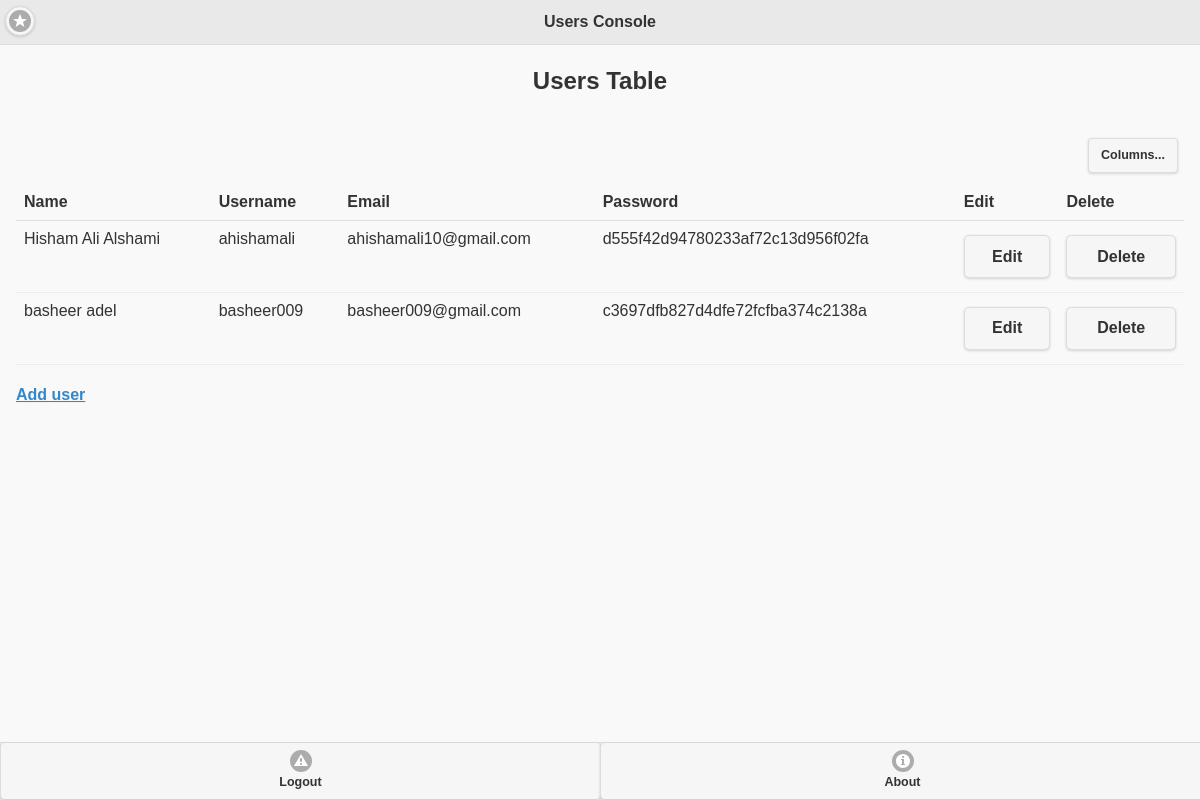
/usersconfig.php, run on an earlier commit of the app's database.
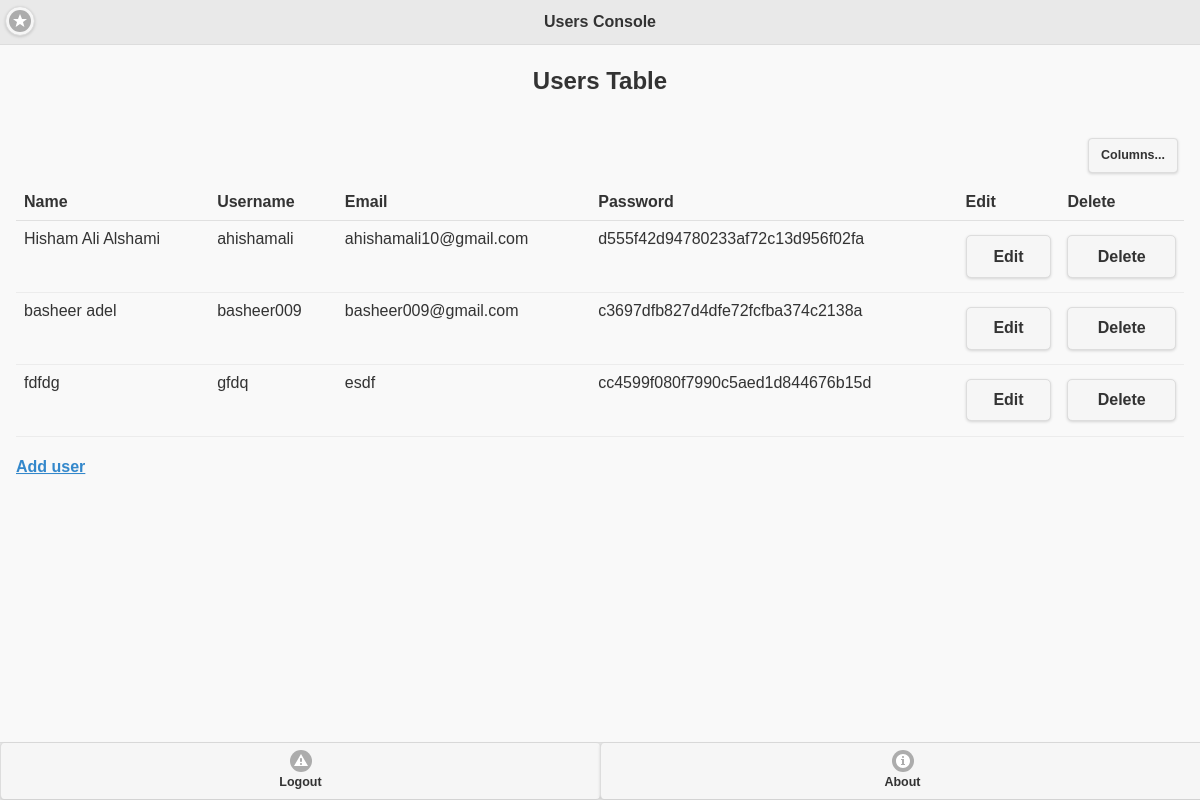
And on a later commit of the database.
### tables this page shows
CREATE TABLE IF NOT EXISTS `users` (
  `id` int(2) NOT NULL AUTO_INCREMENT,
  `name` varchar(50) NOT NULL,
  `username` varchar(70) DEFAULT NULL,
  `email` varchar(100) DEFAULT NULL,
  `password` varchar(100) NOT NULL,
  PRIMARY KEY (`id`)
);

### usersconfig.php (called while the page is built, shortened)
<?php
include '/include/config.php';
$sql = "select id, name , username, email, password from users";
$result = mysqli_query($link, $sql);
$users_list = array();
while($rows = mysqli_fetch_array($result))
{
    $users_list[] = array('id' => $rows['id'],
                            'name' => $rows['name'],
							'username' => $rows['username'],
							'email' => $rows['email'],
							'password' => $rows['password']);
}
include 'userslist.php';
exit();
?>

### userslist.php (the view, shortened to what this page needs)
<?php
include_once 'usersconfig.php';
?>
<!DOCTYPE html>
<html>
<head>
	<link rel="stylesheet" href="_/css/jquery.mobile-1.4.5.min.css" />
	<link rel="stylesheet" href="_/css/mystyles.css" />
</head>
<body>
	<div id="universities" data-role="page" data-title="YUG: User Console">
    	<div data-role="header" data-position="fixed" data-id="header">
        	<h1>Users Console</h1>
            <a href="admin.php" data-role="button" data-ajax="false" data-iconpos="notext" data-icon="star">Admin</a>
        </div>
		<h2 class="head1" align="center">Users Table</h2>
		<div data-role="main" data-mini="true" class="ui-content" >
		<table data-role="table" class="ui-responsive table-stroke" data-mode="columntoggle" id="myTable">
				<thead>
					<tr>
						<th>Name</td>
                        <th data-priority="1">Username</th>
                        <th data-priority="2">Email</th>
                        <th data-priority="1">Password</th>
						<th>Edit</th><th>Delete</th>
					</tr>
				</thead>
				<tbody>
					<?php foreach($users_list as $row) : ?>
						<tr>
							<td>
								<?php echo $row["name"]; ?>
							</td>
                            <td>
								<?php echo $row["username"]; ?>
							</td>
                            <td>
								<?php echo $row["email"]; ?>
							</td>
                            <td>
								<?php echo $row["password"]; ?>
							</td>
							<td>
								<form method="post" action="usersconfig.php">
									<input type="submit" value="Edit" />
								</form>
							</td>
							<td>
								<form method="POST" action="usersconfig.php"
								onSubmit="return ConfirmDelete();">
									<input type="submit" value="Delete" />
								</form>
							</td>
						<tr>
					<?php endforeach; ?>
				</tbody>
			</table><br/>
            <div align="left">
			<a href="addusers.php" data-ajax="false">Add user</a></div>
		</div>
			<div data-role="footer" data-position="fixed" data-id="footer">
        	<div data-role="navbar">
            	<ul>
                    <li><a id="logout" href="admin.php?q=logout" data-role="button" data-icon="alert" data-mini="true">Logout</a></li>
                    <li><a href="#about" data-role="button" data-rel="dialog" data-icon="info" data-mini="true">About</a></li>
                </ul>
            </div>
        </div>
		</div>
</body>
</html>

What changed in the data, as far as the page shows it:
added users: name "fdfdg", username "gfdq", email "esdf", password "cc4599f080f7990c5aed1d844676b15d"
